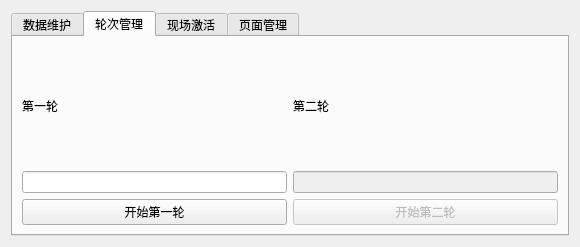
<?xml version="1.0" encoding="UTF-8"?>
<ui version="4.0">
 <class>MgmtPage</class>
 <widget class="QWidget" name="MgmtPage">
  <property name="geometry">
   <rect>
    <x>0</x>
    <y>0</y>
    <width>580</width>
    <height>247</height>
   </rect>
  </property>
  <property name="windowTitle">
   <string>MgmtPage</string>
  </property>
  <layout class="QVBoxLayout" name="verticalLayout">
   <item>
    <widget class="QTabWidget" name="tabWidget">
     <property name="currentIndex">
      <number>1</number>
     </property>
     <widget class="QWidget" name="tab">
      <attribute name="title">
       <string>数据维护</string>
      </attribute>
      <layout class="QVBoxLayout" name="verticalLayout_2">
       <item>
        <layout class="QHBoxLayout" name="horizontalLayout">
         <item>
          <widget class="QLabel" name="label">
           <property name="text">
            <string>管理员密码:</string>
           </property>
          </widget>
         </item>
         <item>
          <widget class="QLineEdit" name="line_password">
           <property name="echoMode">
            <enum>QLineEdit::Password</enum>
           </property>
          </widget>
         </item>
         <item>
          <widget class="QPushButton" name="btn_lock">
           <property name="text">
            <string>解锁</string>
           </property>
          </widget>
         </item>
        </layout>
       </item>
       <item>
        <widget class="QGroupBox" name="groupBox">
         <property name="sizePolicy">
          <sizepolicy hsizetype="Preferred" vsizetype="Expanding">
           <horstretch>0</horstretch>
           <verstretch>0</verstretch>
          </sizepolicy>
         </property>
         <property name="title">
          <string/>
         </property>
         <layout class="QGridLayout" name="gridLayout_2">
          <item row="0" column="0">
           <widget class="QPushButton" name="btn_reset">
            <property name="enabled">
             <bool>false</bool>
            </property>
            <property name="text">
             <string>数据重置</string>
            </property>
           </widget>
          </item>
          <item row="0" column="1">
           <widget class="QPushButton" name="btn_export">
            <property name="enabled">
             <bool>false</bool>
            </property>
            <property name="text">
             <string>结果导出</string>
            </property>
           </widget>
          </item>
          <item row="1" column="0">
           <widget class="QPushButton" name="btn_parking">
            <property name="enabled">
             <bool>false</bool>
            </property>
            <property name="text">
             <string>车位信息录入</string>
            </property>
           </widget>
          </item>
          <item row="1" column="1">
           <widget class="QPushButton" name="btn_owner">
            <property name="enabled">
             <bool>false</bool>
            </property>
            <property name="text">
             <string>业主信息录入</string>
            </property>
           </widget>
          </item>
         </layout>
        </widget>
       </item>
      </layout>
     </widget>
     <widget class="QWidget" name="tab_5">
      <attribute name="title">
       <string>轮次管理</string>
      </attribute>
      <layout class="QVBoxLayout" name="verticalLayout_7">
       <item>
        <layout class="QGridLayout" name="gridLayout">
         <item row="1" column="0">
          <widget class="QLineEdit" name="line_r1"/>
         </item>
         <item row="2" column="0">
          <widget class="QPushButton" name="btn_r1">
           <property name="text">
            <string>开始第一轮</string>
           </property>
          </widget>
         </item>
         <item row="1" column="1">
          <widget class="QLineEdit" name="line_r2">
           <property name="enabled">
            <bool>false</bool>
           </property>
          </widget>
         </item>
         <item row="2" column="1">
          <widget class="QPushButton" name="btn_r2">
           <property name="enabled">
            <bool>false</bool>
           </property>
           <property name="text">
            <string>开始第二轮</string>
           </property>
          </widget>
         </item>
         <item row="0" column="0">
          <widget class="QLabel" name="label_4">
           <property name="text">
            <string>第一轮</string>
           </property>
          </widget>
         </item>
         <item row="0" column="1">
          <widget class="QLabel" name="label_5">
           <property name="text">
            <string>第二轮</string>
           </property>
          </widget>
         </item>
        </layout>
       </item>
      </layout>
     </widget>
     <widget class="QWidget" name="tab_2">
      <attribute name="title">
       <string>现场激活</string>
      </attribute>
      <layout class="QVBoxLayout" name="verticalLayout_4">
       <item>
        <widget class="QLineEdit" name="line_owner_active">
         <property name="sizePolicy">
          <sizepolicy hsizetype="Expanding" vsizetype="Preferred">
           <horstretch>0</horstretch>
           <verstretch>0</verstretch>
          </sizepolicy>
         </property>
         <property name="font">
          <font>
           <pointsize>22</pointsize>
          </font>
         </property>
         <property name="alignment">
          <set>Qt::AlignCenter</set>
         </property>
         <property name="placeholderText">
          <string>请输入序号</string>
         </property>
        </widget>
       </item>
       <item>
        <layout class="QHBoxLayout" name="horizontalLayout_2">
         <item>
          <spacer name="horizontalSpacer">
           <property name="orientation">
            <enum>Qt::Horizontal</enum>
           </property>
           <property name="sizeType">
            <enum>QSizePolicy::Fixed</enum>
           </property>
           <property name="sizeHint" stdset="0">
            <size>
             <width>40</width>
             <height>20</height>
            </size>
           </property>
          </spacer>
         </item>
         <item>
          <widget class="QPushButton" name="btn_activation">
           <property name="minimumSize">
            <size>
             <width>0</width>
             <height>32</height>
            </size>
           </property>
           <property name="font">
            <font>
             <pointsize>14</pointsize>
            </font>
           </property>
           <property name="text">
            <string>激活</string>
           </property>
          </widget>
         </item>
         <item>
          <spacer name="horizontalSpacer_2">
           <property name="orientation">
            <enum>Qt::Horizontal</enum>
           </property>
           <property name="sizeType">
            <enum>QSizePolicy::Fixed</enum>
           </property>
           <property name="sizeHint" stdset="0">
            <size>
             <width>40</width>
             <height>20</height>
            </size>
           </property>
          </spacer>
         </item>
        </layout>
       </item>
      </layout>
     </widget>
     <widget class="QWidget" name="tab_4">
      <attribute name="title">
       <string>页面管理</string>
      </attribute>
      <layout class="QVBoxLayout" name="verticalLayout_6">
       <item>
        <widget class="QPushButton" name="btn_lottery">
         <property name="text">
          <string>摇号功能页面</string>
         </property>
        </widget>
       </item>
       <item>
        <widget class="QPushButton" name="btn_result">
         <property name="text">
          <string>结果列表页面</string>
         </property>
        </widget>
       </item>
      </layout>
     </widget>
    </widget>
   </item>
  </layout>
 </widget>
 <resources/>
 <connections/>
</ui>
